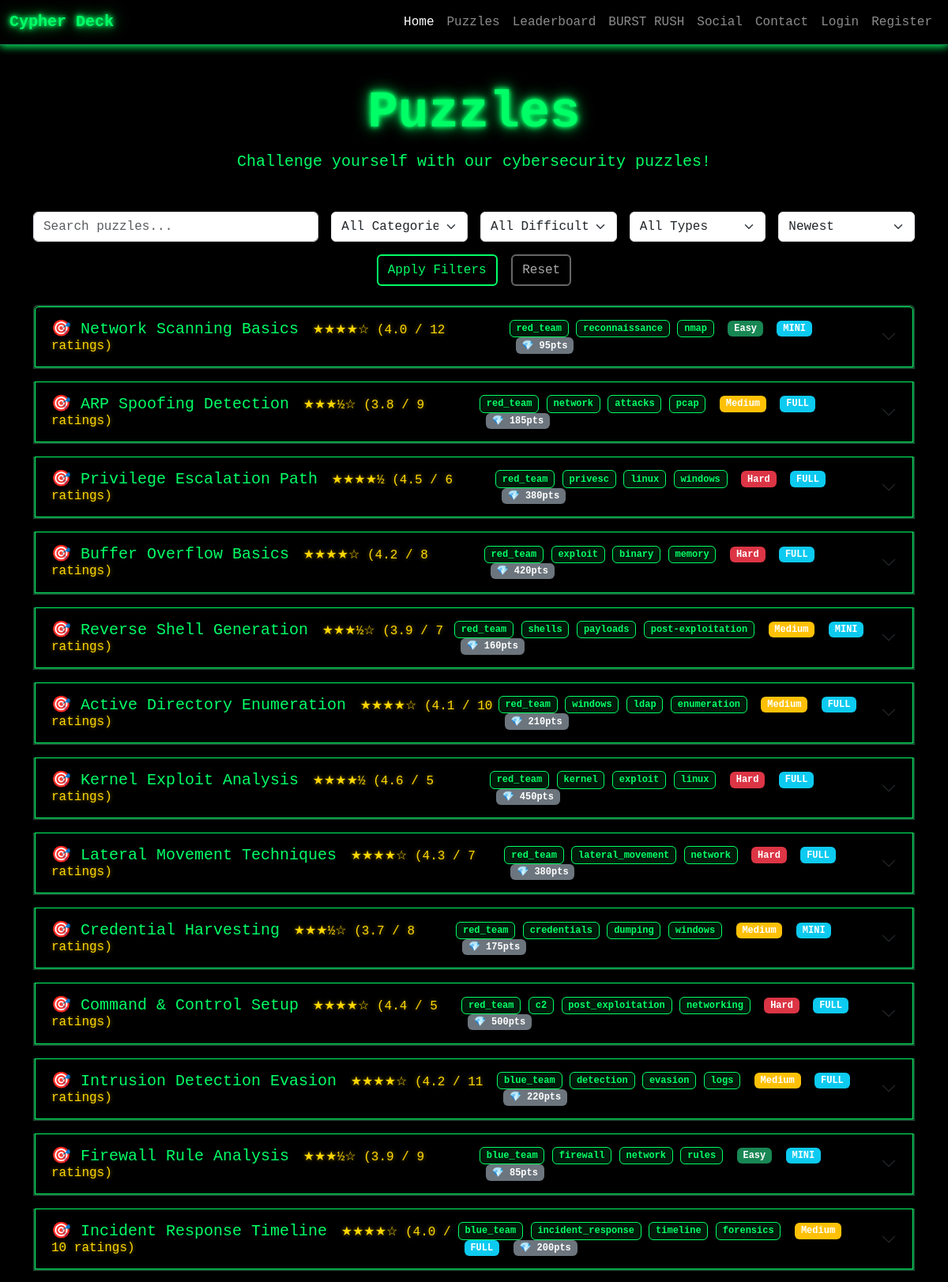
The app's page /cypherdeck-main1/pages/puzzles/puzzles.php (upper part) with its own data.
### tables this page shows
CREATE TABLE `PuzzleStore` (
  `id` int NOT NULL,
  `title` varchar(255) NOT NULL,
  `description` text,
  `category` varchar(100) NOT NULL,
  `difficulty` enum('Easy','Medium','Hard') NOT NULL,
  `created_by` int UNSIGNED NOT NULL,
  `created_at` timestamp NULL DEFAULT CURRENT_TIMESTAMP,
  `puzzle_type` enum('mini','full') DEFAULT 'full',
  `is_burstrush` tinyint(1) DEFAULT '0',
  `points_per_question` int DEFAULT NULL,
  `max_questions_per_session` int DEFAULT NULL,
  `time_limit_per_question` int DEFAULT NULL,
  `base_points` int DEFAULT '100',
  `rating` decimal(2,1) DEFAULT '0.0',
  `rating_count` int DEFAULT '0',
  `tags` varchar(255) DEFAULT '',
  `time_limit_base` int DEFAULT '300',
  `time_limit_turbo` int DEFAULT '240',
  `time_limit_hyper` int DEFAULT '180',
  `time_limit_thermal` int DEFAULT '120'
);

### cypherdeck-main1/pages/php/process_puzzlelist.php (called while the page is built, shortened)
<?php
$search = isset($_GET['search']) ? trim($_GET['search']) : '';
$sort = isset($_GET['sort']) ? $_GET['sort'] : 'newest';
$sql = "SELECT p.*, u.username as creator_name,
          (SELECT COUNT(*) FROM PuzzleQuestions WHERE puzzleid = p.id) as question_count
          FROM PuzzleStore p
          LEFT JOIN Users u ON p.created_by = u.id
          WHERE 1=1";
switch ($sort) {
    default:
        $sql .= " ORDER BY p.created_at DESC";
}
$stmt = $conn->prepare($sql);
$stmt->execute();
$result = $stmt->get_result();
$puzzles = $result->fetch_all(MYSQLI_ASSOC);
?>

### cypherdeck-main1/pages/puzzles/puzzles.php (the view, shortened to what this page needs)
<?php
require_once("../php/process_db.php");
require_once("../php/process_puzzlelist.php");
?>
<!DOCTYPE html>
<html lang="en">
<head>
    <link href="https://cdn.jsdelivr.net/npm/bootstrap@5.3.0/dist/css/bootstrap.min.css" rel="stylesheet">
    <link rel="stylesheet" href="../../css/style.php">
    <link rel="stylesheet" href="../../css/style_puzzles.php">
</head>
<body>
    <?php require_once("../../pages/templates/navbar.php"); ?>
    <main class="container mt-5">
        <h1 class="display-3 fw-bold text-center">Puzzles</h1>
        <p class="lead text-center mb-5">Challenge yourself with our cybersecurity puzzles!</p>
        <div class="row mb-4">
            <div class="col-md-12">
                <form method="GET" class="row g-3">
                    <div class="col-md-4">
                        <input type="text" name="search" class="form-control" placeholder="Search puzzles..."
                               value="<?php echo htmlspecialchars($search); ?>">
                    </div>
                    <div class="col-md-2">
                        <select name="category" class="form-select">
                            <option value="">All Categories</option>
                        </select>
                    </div>
                    <div class="col-md-2">
                        <select name="difficulty" class="form-select">
                            <option value="">All Difficulties</option>
                        </select>
                    </div>
                    <div class="col-md-2">
                        <select name="type" class="form-select">
                            <option value="">All Types</option>
                        </select>
                    </div>
                    <div class="col-md-2">
                        <select name="sort" class="form-select">
                            <option value="newest" <?php echo $sort === 'newest' ? 'selected' : ''; ?>>Newest</option>
                        </select>
                    </div>
                    <div class="col-12 text-center">
                        <button type="submit" class="btn" style="border: 2px solid #00ff66; color: #00ff66; background: rgba(0,0,0,0.7); transition: all 0.3s ease;"
                                onmouseover="this.style.boxShadow='0 0 20px rgba(0,255,102,0.6)'"
                                onmouseout="this.style.boxShadow='none'">Apply Filters</button>
                        <a href="/cypherdeck-main1/pages/puzzles/puzzles.php" class="btn ms-2" style="border: 2px solid #666; color: #aaa; background: rgba(0,0,0,0.7); transition: all 0.3s ease;"
                           onmouseover="this.style.boxShadow='0 0 20px rgba(100,100,100,0.6)'"
                           onmouseout="this.style.boxShadow='none'">Reset</a>
                    </div>
                </form>
            </div>
        </div>
        <div class="accordion" id="puzzleAccordion">
            <?php if (count($puzzles) > 0): ?>
                <?php foreach ($puzzles as $index => $puzzle): ?>
                    <div class="accordion-item puzzle-card mb-3" id="puzzle-<?php echo $puzzle['id']; ?>">
                        <h2 class="accordion-header">
                            <button class="accordion-button collapsed" type="button" data-bs-toggle="collapse"
                                    data-bs-target="#collapse<?php echo $index; ?>">
                                <div class="d-flex w-100 justify-content-between align-items-center">
                                    <div>
                                        <?php
                                        $icon = match($puzzle['category']) {
                                            'Cryptography' => '🔐',
                                            'Web Hacking' => '🌐',
                                            'Steganography' => '🖼️',
                                            default => '🎯'
                                        };
                                        ?>
                                        <span class="fs-5"><?php echo $icon . ' ' . htmlspecialchars($puzzle['title']); ?></span>
                                        <span class="ms-2 rating-stars">
                                            <?php
                                            $rating = floatval($puzzle['rating']);
                                            $fullStars = floor($rating);
                                            $hasHalfStar = ($rating - $fullStars) >= 0.5;
                                            for ($i = 0; $i < $fullStars; $i++) {
                                                echo '★';
                                            }
                                            if ($hasHalfStar) {
                                                echo '½';
                                            }
                                            $emptyStars = 5 - $fullStars - ($hasHalfStar ? 1 : 0);
                                            for ($i = 0; $i < $emptyStars; $i++) {
                                                echo '☆';
                                            }
                                            if ($puzzle['rating_count'] > 0) {
                                                echo " ({$puzzle['rating']} / {$puzzle['rating_count']} ratings)";
                                            } else {
                                                echo " (No ratings yet)";
                                            }
                                            ?>
                                    </span>
                                    </div>
                                    <div>
                                        <?php if ($puzzle['tags']): ?>
                                            <?php foreach (explode(',', $puzzle['tags']) as $tag): ?>
                                                <span class="badge tag-badge"><?php echo htmlspecialchars($tag); ?></span>
                                            <?php endforeach; ?>
                                        <?php endif; ?>
                                        <span class="badge ms-2 <?php
                                            echo match($puzzle['difficulty']) {
                                                'Easy' => 'bg-success',
                                                'Medium' => 'bg-warning',
                                                'Hard' => 'bg-danger'
                                            };
                                        ?>">
                                            <?php echo $puzzle['difficulty']; ?>
                                        </span>
                                        <span class="badge bg-info ms-2">
                                            <?php echo strtoupper($puzzle['puzzle_type']); ?>
                                        </span>
                                        <span class="badge bg-secondary ms-2">
                                            💎 <?php echo $puzzle['base_points']; ?>pts
                                        </span>
                                    </div>
                                </div>
                            </button>
                        </h2>
                    </div>
                <?php endforeach; ?>
            <?php else: ?>
                <p class="text-center">No puzzles found.</p>
            <?php endif; ?>
        </div>
    </main>
</body>
</html>

### records on screen
puzzlestore: category "🎯", title "Network Scanning Basics", rating "4.0", rating_count "12", tags "red_team", tags "reconnaissance", tags "nmap", difficulty "Easy", puzzle_type "MINI", base_points "95"
puzzlestore: category "🎯", title "ARP Spoofing Detection", shows "½", rating "3.8", rating_count "9", tags "red_team", tags "network", tags "attacks", tags "pcap", difficulty "Medium", puzzle_type "FULL", base_points "185"
puzzlestore: category "🎯", title "Privilege Escalation Path", shows "½", rating "4.5", rating_count "6", tags "red_team", tags "privesc", tags "linux", tags "windows", difficulty "Hard", puzzle_type "FULL", base_points "380"
puzzlestore: category "🎯", title "Buffer Overflow Basics", rating "4.2", rating_count "8", tags "red_team", tags "exploit", tags "binary", tags "memory", difficulty "Hard", puzzle_type "FULL", base_points "420"
puzzlestore: category "🎯", title "Reverse Shell Generation", shows "½", rating "3.9", rating_count "7", tags "red_team", tags "shells", tags "payloads", tags "post-exploitation", difficulty "Medium", puzzle_type "MINI", base_points "160"
puzzlestore: category "🎯", title "Active Directory Enumeration", rating "4.1", rating_count "10", tags "red_team", tags "windows", tags "ldap", tags "enumeration", difficulty "Medium", puzzle_type "FULL", base_points "210"
puzzlestore: category "🎯", title "Kernel Exploit Analysis", shows "½", rating "4.6", rating_count "5", tags "red_team", tags "kernel", tags "exploit", tags "linux", difficulty "Hard", puzzle_type "FULL", base_points "450"
puzzlestore: category "🎯", title "Lateral Movement Techniques", rating "4.3", rating_count "7", tags "red_team", tags "lateral_movement", tags "network", difficulty "Hard", puzzle_type "FULL", base_points "380"
puzzlestore: category "🎯", title "Credential Harvesting", shows "½", rating "3.7", rating_count "8", tags "red_team", tags "credentials", tags "dumping", tags "windows", difficulty "Medium", puzzle_type "MINI", base_points "175"
puzzlestore: category "🎯", title "Command & Control Setup", rating "4.4", rating_count "5", tags "red_team", tags "c2", tags "post_exploitation", tags "networking", difficulty "Hard", puzzle_type "FULL", base_points "500"
puzzlestore: category "🎯", title "Intrusion Detection Evasion", rating "4.2", rating_count "11", tags "blue_team", tags "detection", tags "evasion", tags "logs", difficulty "Medium", puzzle_type "FULL", base_points "220"
puzzlestore: category "🎯", title "Firewall Rule Analysis", shows "½", rating "3.9", rating_count "9", tags "blue_team", tags "firewall", tags "network", tags "rules", difficulty "Easy", puzzle_type "MINI", base_points "85"
puzzlestore: category "🎯", title "Incident Response Timeline", rating "4.0", rating_count "10", tags "blue_team", tags "incident_response", tags "timeline", tags "forensics", difficulty "Medium", puzzle_type "FULL", base_points "200"
